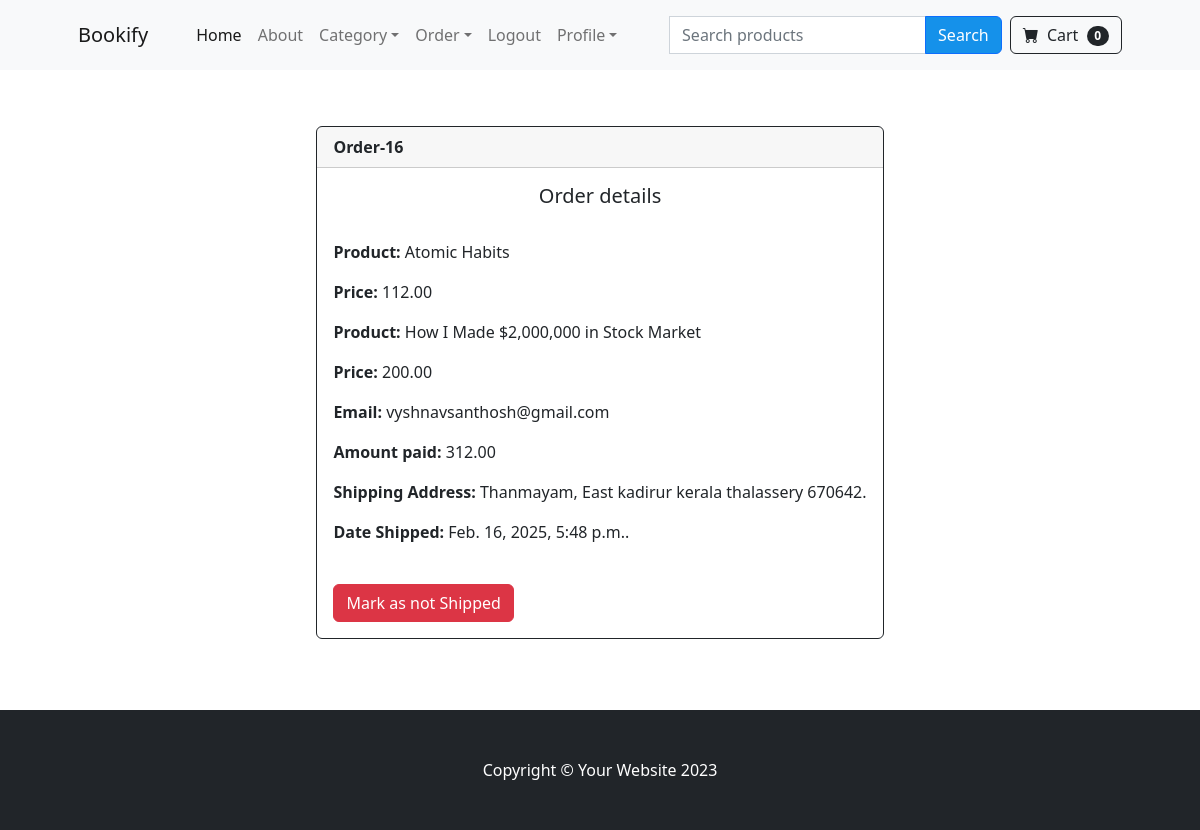
Screenshot of /payment/order_details/16 (signed in) with the database file from the repository.
### payment/models.py (models this page shows, shortened)
class Order(models.Model):
    user = models.ForeignKey(User, on_delete=models.CASCADE)
    fullname = models.CharField(max_length=100)
    email = models.CharField(max_length=100)
    shipping_address = models.TextField()
    amount_paid = models.DecimalField(decimal_places=2, max_digits=10)
    date_ordered = models.DateTimeField(auto_now_add=True)
    shipped = models.BooleanField(default=False)
    date_shipped = models.DateTimeField(null=True, blank=True)

class OrderItem(models.Model):
    order = models.ForeignKey(Order, on_delete=models.CASCADE)
    product = models.ForeignKey(Product, on_delete=models.CASCADE)
    user = models.ForeignKey(User, on_delete=models.CASCADE)
    quantity = models.PositiveIntegerField(default=1)
    price = models.DecimalField(decimal_places=2, max_digits=10)
    date_added = models.DateTimeField(auto_now_add=True)

### store/models.py (models this page shows)
class Product(models.Model):
    name = models.CharField(max_length=50)
    description = models.TextField(blank = True, null = True)
    price = models.DecimalField(default = 0, decimal_places = 2, max_digits=9)
    category = models.ForeignKey(Category, on_delete=models.CASCADE, default=1)
    image = models.ImageField(upload_to='uploads/product/')
    is_sale = models.BooleanField(default=False)
    sale_price = models.DecimalField(max_digits=9, decimal_places=2, default=0, null = True)
    def __str__(self):
        return self.name

### payment/views.py (the view, shortened to what this page needs)
# urls.py: path('order_details/<int:pk>', views.order_details , name = 'order_details'),
def order_details(request,pk):
    if request.user.is_authenticated and request.user.is_superuser:
        orders = Order.objects.get(id = pk)
        items= OrderItem.objects.filter(order = orders)
        print(items.count())
        return render(request, 'payment/order_details.html', {'orders': orders, 'items': items})
    else:
        messages.error(request, 'Access denied.')
        return redirect('home')

### cart/cart.py (called while the page is built)
    def __len__(self):
        return len(self.cart)

### cart/context_processors.py (called while the page is built)
def cart(request):
    return {'cart': Cart(request)}

### payment/templates/payment/order_details.html (shortened to what this page needs)
{% extends "base.html" %}
{% load static %}
{% block content %}
<div class="container" style='height: 80vh;width: 100vw;display: flex;justify-content: center;align-items: center'>
    <div class="card border-dark mb-3" style="min-width: 18rem;">
        <div class="card-header"><strong>Order-{{ orders.id }} </strong></div>
        <div class="card-body">
            <center>
          <h5 class="card-title">Order details</h5></center>
          <br>
          {% for item in items  %}
          <p class="card-text"><strong>Product:</strong> {{ item.product }} </p>
          <p class="card-text"><strong>Price:</strong> {{ item.price }} </p>
          {% endfor %}
          <p class="card-text"><strong>Email:</strong> {{ orders.email }} </p>
          <p class="card-text"><strong>Amount paid:</strong> {{ orders.amount_paid }} </p>
          <p class="card-text"><strong>Shipping Address:</strong> {{ orders.shipping_address }}.</p>
          <p class="card-text"><strong>Date Shipped:</strong> {{ orders.date_shipped }}.</p>
          <br>
          <form method="POST">
            {% if orders.shipped %}
            <button class='btn btn-danger' type="submit">Mark as not Shipped</button>
            {% else %}
            <input type="hidden" name='shipping_status' value='true'>
            <button class='btn btn-success' type="submit">Mark as Shipped</button>
            {% endif %}
          </form>
        </div>
    </div>
</div>
{% endblock %}

### rows the page displays
Order: id "16", email "vyshnavsanthosh@gmail.com", amount_paid "312.00", shipping_address "Thanmayam, East kadirur kerala thalassery 670642", date_shipped "Feb. 16, 2025, 5:48 p.m."
OrderItem: product "Atomic Habits", price "112.00"
OrderItem: product "How I Made $2,000,000 in Stock Market", price "200.00"

### other values shown
{{ cart|length }} "0"
